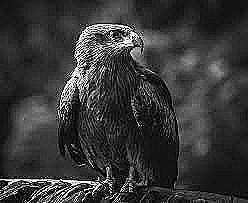
#> input picture Computer Vision/CSE463 Homework 2/convolved_image[1].jpg, 248 x 203 px, given in place of image [4].jpg, which was not available
$ python step3.py
#> lines starting #> are read from the running program, lines starting #| are printed output that depends on the picture; pictures that were not available may be replaced by others from this repository, and a replacement may not be noted
import cv2
import numpy as np
import matplotlib.pyplot as plt


mean = 0
std_dev = 50

img = cv2.imread(r'D:\CSE463 Homework 2\image [4].jpg', cv2.IMREAD_COLOR)
#> img is the input picture: shape (203, 248, 3); min 0, max 255, mean 55.3

# Generate Gaussian noise with the same shape as the image
noise = np.random.normal(mean, std_dev, img.shape).astype(np.float32)

output = cv2.add(img.astype(np.float32), noise)
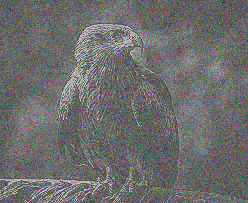
#> output: shape (203, 248, 3) float32; mean B, G, R 55.3, 55.8, 55.5; drawn with min black and max white
output = np.clip(output, 0, 255).astype(np.uint8)
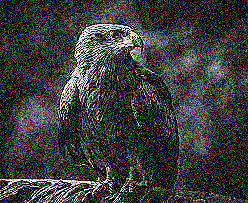
#> output: shape (203, 248, 3); mean B, G, R 60.7, 61.2, 60.8


output_path = r'D:\CSE463 Homework 2\image_noisy[4].jpg'
cv2.imwrite(output_path, output)


filtered_output = cv2.blur(output, (5, 5))
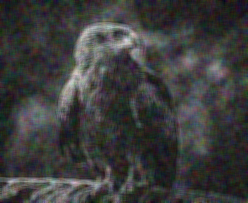
#> filtered_output: shape (203, 248, 3); mean B, G, R 60.7, 61.2, 60.8
filtered_output_path = r'D:\CSE463 Homework 2\image_filtered_noisy[4].jpg'
cv2.imwrite(filtered_output_path, filtered_output)

#Applying a 5x5 average filter reduces Gaussian noise but results in a slightly blurred appearance.
# Fine details are smoothed along with the noise.


# Apply Gaussian blur with different sigma values
blurred_sigma1 = cv2.GaussianBlur(output, (5, 5), 1)   # Sigma = 1
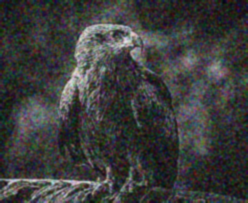
#> blurred_sigma1: shape (203, 248, 3); mean B, G, R 60.7, 61.2, 60.8
blurred_sigma2 = cv2.GaussianBlur(output, (5, 5), 2)   # Sigma = 2
blurred_sigma3 = cv2.GaussianBlur(output, (5, 5), 3)   # Sigma = 3


cv2.imwrite(r'D:\CSE463 Homework 2\image_blurred_sigma1.jpg', blurred_sigma1)
cv2.imwrite(r'D:\CSE463 Homework 2\image_blurred_sigma2.jpg', blurred_sigma2)
cv2.imwrite(r'D:\CSE463 Homework 2\image_blurred_sigma3.jpg', blurred_sigma3)


# Gaussian blur provides more controlled smoothing.
# Increasing the standard deviation (σ) results in stronger smoothing, but excessive values may over-blur the image and remove details.

$ run again, on Computer Vision/CSE463 Homework 2/convolved_image[2].jpg
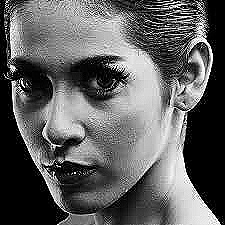
#> input picture Computer Vision/CSE463 Homework 2/convolved_image[2].jpg, 225 x 225 px, given in place of image [4].jpg, which was not available
#> img is the input picture: shape (225, 225, 3); min 0, max 255, mean 95.8
#> `output = np.clip(output, 0, 255).astype(np.uint8)`:
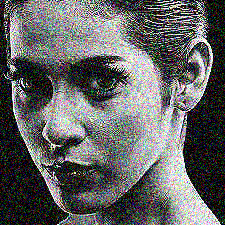
#> output: shape (225, 225, 3); mean B, G, R 100.6, 101.1, 100.6
#> `blurred_sigma1 = cv2.GaussianBlur(output, (5, 5), 1)`:
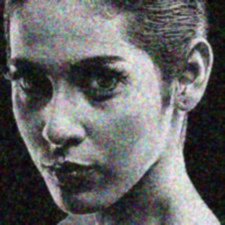
#> blurred_sigma1: shape (225, 225, 3); mean B, G, R 100.6, 101.1, 100.6
